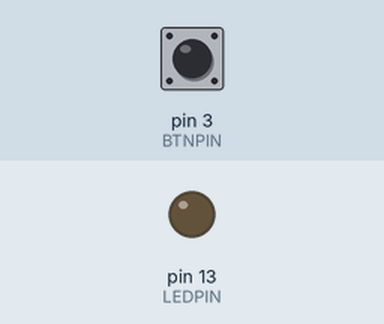
Simulated run of this sketch. Board: Arduino Uno, built with avr-gcc and run on an emulated ATmega328P. Shown: output pins drawn as LEDs (lit = HIGH). The inputs (shaded band) are chosen by the test bench; at power-on: pin 3 (BTNPIN) LOW.

Above: at 1.2 s.
1.3 s: pin 3 (BTNPIN) pulled HIGH for 0.15 s
At 1.4 s:
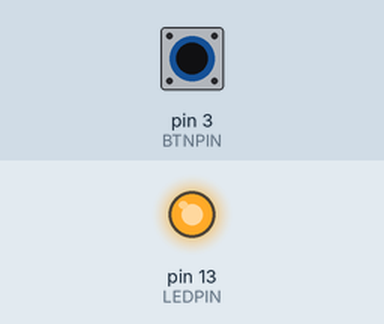
3.0 s: pin 3 (BTNPIN) pulled HIGH for 3.2 s
At 7.0 s:
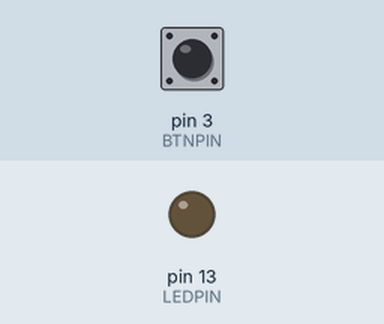
Timing chart, 0 to 8.5 s (numbered marks = the images above; inputs shaded):
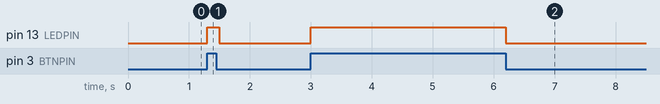

Measured:
- after the input at 1.3 s, pin 13 (LEDPIN): LOW → HIGH at once, → LOW 0.20 s later
- after the input at 3.0 s, pin 13 (LEDPIN): LOW → HIGH at once, → LOW 3.2 s later

The sketch:

External_Button.ino
```cpp
#define LEDPIN LED_BUILTIN
#define BTNPIN 3

void setup() {
  pinMode(LEDPIN, OUTPUT);
  pinMode(BTNPIN, INPUT);
}

void loop() {
  digitalWrite(LEDPIN, digitalRead(BTNPIN));
  delay(100);
}
```
